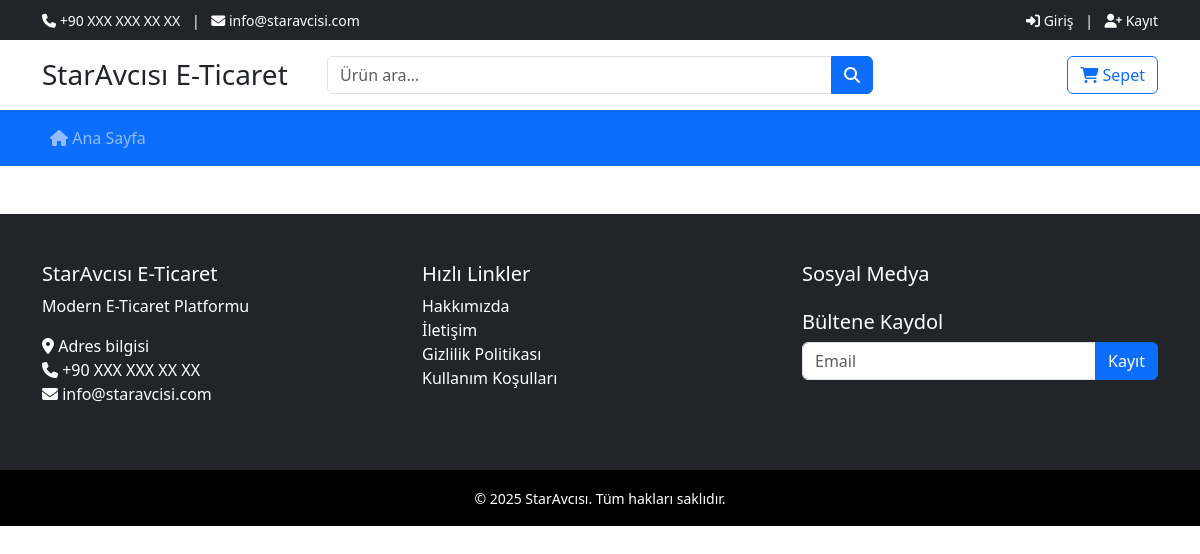
The page / on the database its author committed.
### tables this page shows
CREATE TABLE IF NOT EXISTS `pages` (
  `id` int(11) NOT NULL AUTO_INCREMENT,
  `title` varchar(255) NOT NULL,
  `slug` varchar(255) NOT NULL,
  `content` longtext,
  `meta_description` text DEFAULT NULL,
  `meta_keywords` varchar(255) DEFAULT NULL,
  `show_in_menu` tinyint(1) DEFAULT 1,
  `menu_order` int(11) DEFAULT 0,
  `status` tinyint(1) DEFAULT 1,
  `sort_order` int(11) DEFAULT 0,
  `created_at` timestamp NOT NULL DEFAULT CURRENT_TIMESTAMP,
  `updated_at` timestamp NOT NULL DEFAULT CURRENT_TIMESTAMP ON UPDATE CURRENT_TIMESTAMP,
  PRIMARY KEY (`id`),
  UNIQUE KEY `slug` (`slug`),
  KEY `status` (`status`),
  KEY `show_in_menu` (`show_in_menu`)
);

### index.php (called while the page is built, shortened)
<?php
$pageTitle = getSetting('site_name') . ' - ' . getSetting('site_description');
require_once 'includes/header_frontend.php';
?>
<?php require_once 'includes/footer_frontend.php'; ?>

### includes/functions.php (called while the page is built, shortened)
<?php
function siteUrl($path = '') {
    return rtrim(SITE_URL, '/') . '/' . ltrim($path, '/');
}
function getSetting($key, $default = null) {
    static $settings = null;
    if ($settings === null) {
        $settings = [];
        $results = dbQuery("SELECT setting_key, setting_value FROM site_settings");
        foreach ($results as $row) {
            $settings[$row['setting_key']] = $row['setting_value'];
        }
    }
    return $settings[$key] ?? $default;
}

### includes/database.php (called while the page is built, shortened)
<?php
class Database {
    private static $instance = null;
    private $connection;
    private function __construct() {
        try {
            $dsn = "mysql:host=" . DB_HOST . ";dbname=" . DB_NAME . ";charset=" . DB_CHARSET;
            $options = [
                PDO::ATTR_ERRMODE            => PDO::ERRMODE_EXCEPTION,
                PDO::ATTR_DEFAULT_FETCH_MODE => PDO::FETCH_ASSOC,
                PDO::ATTR_EMULATE_PREPARES   => false,
                PDO::MYSQL_ATTR_INIT_COMMAND => "SET NAMES " . DB_CHARSET
            ];
            $this->connection = new PDO($dsn, DB_USER, DB_PASS, $options);
        } catch (PDOException $e) {
            error_log("Database Connection Error: " . $e->getMessage());
            die("Veritabanı bağlantı hatası. Lütfen daha sonra tekrar deneyin.");
        }
    }
    public static function getInstance() {
        if (self::$instance === null) {
            self::$instance = new self();
        }
        return self::$instance;
    }
    public function getConnection() {
        return $this->connection;
    }
}
function getDB() {
    return Database::getInstance()->getConnection();
}
function dbQuery($sql, $params = []) {
    try {
        $db = getDB();
        $stmt = $db->prepare($sql);
        $stmt->execute($params);
        return $stmt->fetchAll();
    } catch (PDOException $e) {
        error_log("Query Error: " . $e->getMessage() . " | SQL: " . $sql);
        return false;
    }
}

### includes/footer_frontend.php (the view, shortened to what this page needs)
    <footer class="bg-dark text-white mt-5">
        <div class="container py-5">
            <div class="row">
                <div class="col-md-4">
                    <h5><?php echo getSetting('site_name'); ?></h5>
                    <p><?php echo getSetting('site_description'); ?></p>
                    <p>
                        <i class="fas fa-map-marker-alt"></i> <?php echo getSetting('site_address'); ?><br>
                        <i class="fas fa-phone"></i> <?php echo getSetting('site_phone'); ?><br>
                        <i class="fas fa-envelope"></i> <?php echo getSetting('site_email'); ?>
                    </p>
                </div>
                <div class="col-md-4">
                    <h5>Hızlı Linkler</h5>
                    <ul class="list-unstyled">
                        <?php
                        $pages = dbQuery("SELECT * FROM pages WHERE status = 1 LIMIT 5");
                        foreach ($pages as $page):
                        ?>
                            <li><a href="<?php echo siteUrl('page.php?slug=' . $page['slug']); ?>" class="text-white text-decoration-none"><?php echo htmlspecialchars($page['title']); ?></a></li>
                        <?php endforeach; ?>
                    </ul>
                </div>
                <div class="col-md-4">
                    <h5>Sosyal Medya</h5>
                    <h5 class="mt-4">Bültene Kaydol</h5>
                    <form action="<?php echo siteUrl('newsletter.php'); ?>" method="POST">
                        <div class="input-group">
                            <input type="email" name="email" class="form-control" placeholder="Email" required>
                            <button type="submit" class="btn btn-primary">Kayıt</button>
                        </div>
                    </form>
                </div>
            </div>
        </div>
        <div class="bg-black py-3">
            <div class="container text-center">
                <small><?php echo getSetting('footer_text'); ?></small>
            </div>
        </div>
    </footer>
</body>
</html>

### rows shown on the page
pages: title "Hakkımızda"
pages: title "İletişim"
pages: title "Gizlilik Politikası"
pages: title "Kullanım Koşulları"

### other values the page prints
getSetting('site_phone') "+90 XXX XXX XX XX"
getSetting('site_email') "info@staravcisi.com"
$siteName "StarAvcısı E-Ticaret"
getSetting('site_name') "StarAvcısı E-Ticaret"
getSetting('site_description') "Modern E-Ticaret Platformu"
getSetting('site_address') "Adres bilgisi"
getSetting('footer_text') "© 2025 StarAvcısı. Tüm hakları saklıdır."
